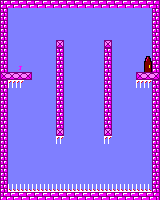

A 2D game scene composited from a Tiled map and its tileset images. What follows is a short description and the map's XML, with every tile layer's data as written:
An orthogonal 20x25 tile map with 8x8 px tiles, 1 tile layer (Capa de Patrones 1).

<map version="1.2" tiledversion="1.2.4" orientation="orthogonal" renderorder="right-down" width="20" height="25" tilewidth="8" tileheight="8" infinite="0" nextlayerid="2" nextobjectid="1">
 <tileset firstgid="1" source="tileset_juego.tsx" />
 <layer id="1" name="Capa de Patrones 1" width="20" height="25">
  <data encoding="csv">
2,3,3,3,3,3,3,3,3,3,3,3,3,3,3,3,3,3,3,4,
8,1,1,1,1,1,1,1,1,1,1,1,1,1,1,1,1,1,1,8,
8,1,1,1,1,1,1,1,1,1,1,1,1,1,1,1,1,1,1,8,
8,1,1,1,1,1,1,1,1,1,1,1,1,1,1,1,1,1,1,8,
8,1,1,1,1,1,1,1,1,1,1,1,1,1,1,1,1,1,1,8,
8,1,1,1,1,1,1,28,1,1,1,1,1,28,1,1,1,1,1,8,
8,1,1,1,1,1,1,8,1,1,1,1,1,8,1,1,1,1,1,8,
8,1,1,1,1,1,1,8,1,1,1,1,1,8,1,1,1,1,39,8,
8,1,46,1,1,1,1,8,1,1,1,1,1,8,1,1,1,1,40,8,
22,23,23,24,1,1,1,8,1,1,1,1,1,8,1,1,1,22,23,24,
8,42,42,1,1,1,1,8,1,1,1,1,1,8,1,1,1,42,42,8,
8,1,1,1,1,1,1,8,1,1,1,1,1,8,1,1,1,1,1,8,
8,1,1,1,1,1,1,8,1,1,1,1,1,8,1,1,1,1,1,8,
8,1,1,1,1,1,1,8,1,1,1,1,1,8,1,1,1,1,1,8,
8,1,1,1,1,1,1,8,1,1,1,1,1,8,1,1,1,1,1,8,
8,1,1,1,1,1,1,8,1,1,1,1,1,8,1,1,1,1,1,8,
8,1,1,1,1,1,1,28,1,1,1,1,1,28,1,1,1,1,1,8,
8,1,1,1,1,1,1,42,1,1,1,1,1,42,1,1,1,1,1,8,
8,1,1,1,1,1,1,1,1,1,1,1,1,1,1,1,1,1,1,8,
8,1,1,1,1,1,1,1,1,1,1,1,1,1,1,1,1,1,1,8,
8,1,1,1,1,1,1,1,1,1,1,1,1,1,1,1,1,1,1,8,
8,1,1,1,1,1,1,1,1,1,1,1,1,1,1,1,1,1,1,8,
8,1,1,1,1,1,1,1,1,1,1,1,1,1,1,1,1,1,1,8,
8,45,45,45,45,45,45,45,45,45,45,45,45,45,45,45,45,45,45,8,
2,3,3,3,3,3,3,3,3,3,3,3,3,3,3,3,3,3,3,4
</data>
 </layer>
</map>